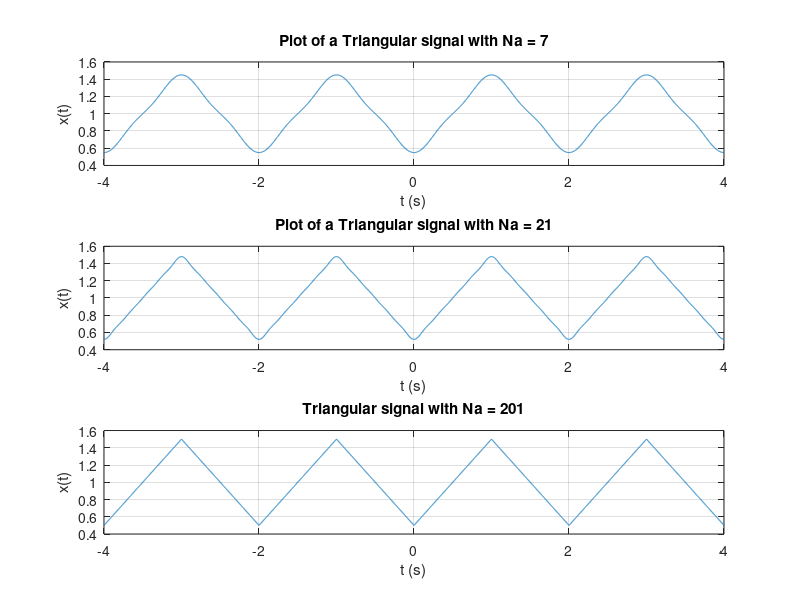

Recreate this plot in MATLAB.
T = 2;
omega0 = (2*pi/T);
t = -4:0.001:4;
a0= 0.5;
x_approx = a0;
N_a = 7;
x_approx1 = x_approx;
for k=1:((N_a - 1)/2)
 a_k1 = ( (2*sin(k*(pi/2))) / (j*((k*pi)^2))) * exp(-j*k*pi/2);
 x_approx1 = x_approx1 + abs(a_k1)*cos(k*omega0.*t+angle(a_k1));
end
subplot(3,1,1);
plot(t,2*x_approx1),grid;
xlabel('t (s)');
ylabel('x(t)');
title('Plot of a Triangular signal with Na = 7');

N_a = 21;
x_approx1 = x_approx;
for k=1:((N_a - 1)/2)
 a_k1 = ((2*sin(k*(pi/2)))/(j*((k*pi)^2))) * exp(-j*k*pi/2);
 x_approx1 = x_approx1 + abs(a_k1)*cos(k*omega0.*t+angle(a_k1));
end
subplot(3,1,2);
plot(t,2*x_approx1),grid;
xlabel('t (s)');
ylabel('x(t)');
title('Plot of a Triangular signal with Na = 21');

N_a = 201;
x_approx1 = x_approx;
for k=1:((N_a - 1)/2)
 a_k1 = ((2*sin(k*(pi/2)))/(j*((k*pi)^2))) * exp(-j*k*pi/2);
 x_approx1 = x_approx1 + abs(a_k1)*cos(k*omega0.*t+angle(a_k1));
end
subplot(3,1,3);
plot(t,2*x_approx1),grid;
xlabel('t (s)');
ylabel('x(t)');
title('Triangular signal with Na = 201');